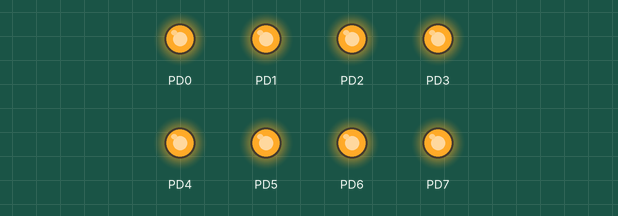
A program run on a simulated ATmega128, built with avr-gcc and emulated at 16 MHz. Parts: output pins drawn as LEDs (lit = HIGH).

Above: at 0.5 s.
At 3.5 s:
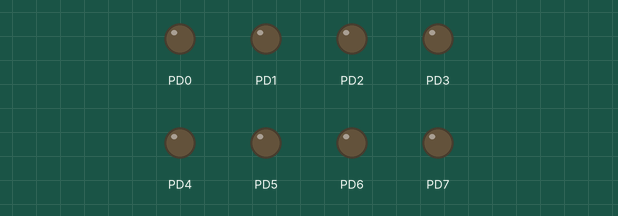
Timing chart, 0 to 4.6 s (numbered marks = the images above):
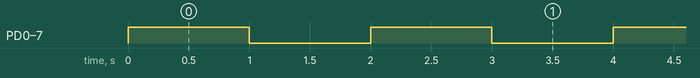

The program:

main.c
```c
#define F_CPU 16000000L

#include <avr/io.h>
#include <util/delay.h>

int main(void)
{
	uint8_t state = 0x00;			// LED 상태
	DDRD = 0xFF;				// PORT D 8개 핀을 출력으로 설정

	while(1)
	{
		state = (state ^ 0xFF);		// 8개 핀의 출력값 반전

		PORTD = state;			// LED 점멸

		_delay_ms(1000);			// 1초 대기
	}

	return 0;
}
```

Measured:
- by itself, PD0–7: alternates HIGH for 1.0 s and LOW for 1.0 s
